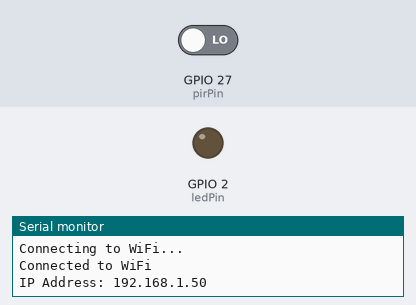
Simulated run of this sketch. Board: ESP32. Shown: output pins drawn as LEDs (lit = HIGH), the last lines printed to the serial monitor. Inputs (shaded band) come from the test bench; at power-on: GPIO 27 (pirPin) LOW. WiFi joins after 1.5 s; servers stay silent unless stated.

Above: at 3.4 s.
3.5 s: GPIO 27 (pirPin) driven HIGH
At 4.3 s:
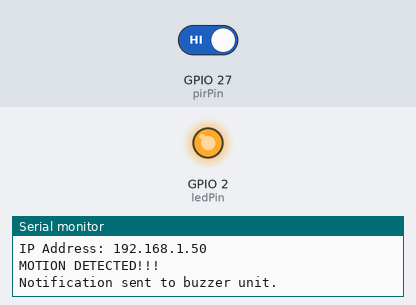
Timing chart, 0 to 10.0 s (numbered marks = the images above; inputs shaded):
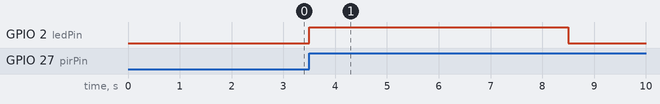

Measured:
- after the input at 3.5 s, GPIO 2 (ledPin): LOW → HIGH at once, → LOW 5.0 s later

The sketch:

amompir.ino
```cpp
#include <WiFi.h>
#include <WiFiClient.h>

// Network credentials
const char* ssid = "SpectrumSetup-DD";
const char* password = "jeansrocket543";

// Pin definitions
const int pirPin = 27;
const int ledPin = 2;  // On-board LED

// Timer variables
unsigned long now = millis();
unsigned long lastTrigger = 0;
boolean startTimer = false;
boolean motion = false;

// WiFiClient to maintain the connection
WiFiClient client;

void IRAM_ATTR detectsMovement() {
  digitalWrite(ledPin, HIGH);
  startTimer = true;
  lastTrigger = millis();
}

void setup() {
  // Serial port for debugging purposes
  Serial.begin(115200);

  // Connect to Wi-Fi
  WiFi.begin(ssid, password);
  while (WiFi.status() != WL_CONNECTED) {
    delay(1000);
    Serial.println("Connecting to WiFi...");
  }
  Serial.println("Connected to WiFi");
  Serial.print("IP Address: ");
  Serial.println(WiFi.localIP());

  // PIR Motion Sensor mode INPUT_PULLUP
  pinMode(pirPin, INPUT_PULLUP);
  attachInterrupt(digitalPinToInterrupt(pirPin), detectsMovement, RISING);

  // Set LED to LOW
  pinMode(ledPin, OUTPUT);
  digitalWrite(ledPin, LOW);

  // Connect to the buzzer server
  if (!client.connect("192.168.1.54", 80)) { // Replace with the IP address of the buzzer ESP32
    Serial.println("Failed to connect to buzzer unit.");
  }
}

void loop() {
  // Current time
  now = millis();

  if ((digitalRead(ledPin) == HIGH) && (motion == false)) {
    Serial.println("MOTION DETECTED!!!");
    motion = true;
    sendNotification();
  }

  // Turn off the LED after 5 seconds of no motion
  if (startTimer && (now - lastTrigger > 5000)) {
    Serial.println("Motion stopped...");
    digitalWrite(ledPin, LOW);
    startTimer = false;
    motion = false;
  }
}

void sendNotification() {
  if (client.connected()) {
    client.print("GET /buzz HTTP/1.1\r\n");
    client.print("Host: 192.168.1.54\r\n"); // Replace with the IP address of the buzzer ESP32
    client.print("Connection: keep-alive\r\n");
    client.print("\r\n");
    Serial.println("Notification sent to buzzer unit.");
  } else {
    Serial.println("Connection to buzzer unit lost. Reconnecting...");
    if (client.connect("192.168.1.54", 80)) { // Replace with the IP address of the buzzer ESP32
      sendNotification();
    } else {
      Serial.println("Reconnection failed.");
    }
  }
}
```
